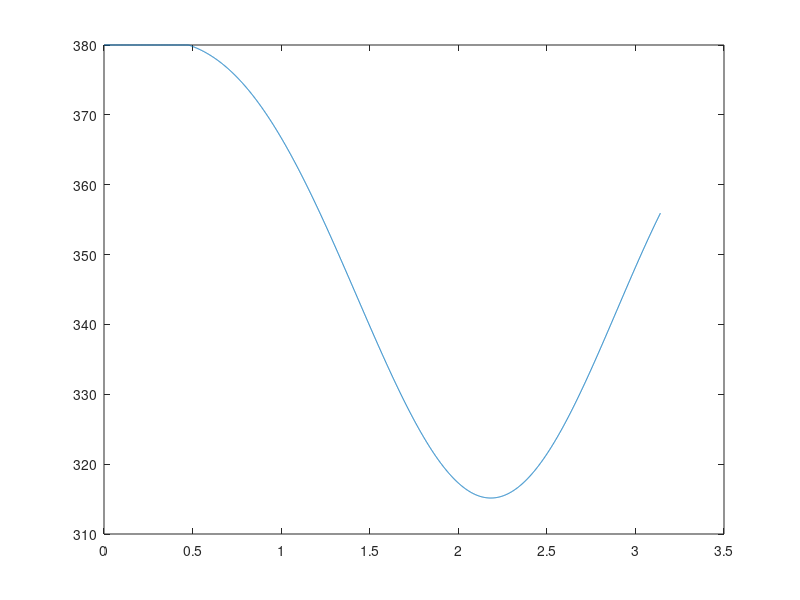

Here is the MATLAB script that generated this plot:
a=0.001:0.001:pi;
b=-0.329*a + 3.2985;
c=3.954/180*pi;
b(b > pi) = pi;
plot(a,b)
u=380* sqrt(b./ pi + (1 / (2 * pi)) * (sin(2* a) - sin(2 .* (a+b))));
plot(a,u)